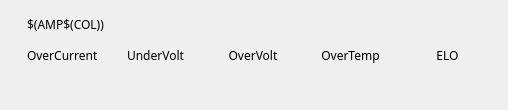
<?xml version="1.0" encoding="UTF-8"?>
<ui version="4.0">
 <class>EFrame</class>
 <widget class="QEFrame" name="EFrame">
  <property name="geometry">
   <rect>
    <x>0</x>
    <y>0</y>
    <width>508</width>
    <height>110</height>
   </rect>
  </property>
  <property name="windowTitle">
   <string>EFrame</string>
  </property>
  <layout class="QVBoxLayout" name="verticalLayout">
   <property name="spacing">
    <number>0</number>
   </property>
   <property name="leftMargin">
    <number>0</number>
   </property>
   <property name="topMargin">
    <number>0</number>
   </property>
   <property name="rightMargin">
    <number>0</number>
   </property>
   <property name="bottomMargin">
    <number>0</number>
   </property>
   <item>
    <widget class="QEFrame" name="qeframe">
     <layout class="QHBoxLayout" name="horizontalLayout_2">
      <item>
       <layout class="QHBoxLayout" name="horizontalLayout" stretch="3,80,1">
        <item>
         <spacer name="horizontalSpacer">
          <property name="orientation">
           <enum>Qt::Horizontal</enum>
          </property>
          <property name="sizeHint" stdset="0">
           <size>
            <width>40</width>
            <height>20</height>
           </size>
          </property>
         </spacer>
        </item>
        <item>
         <layout class="QGridLayout" name="gridLayout_2" rowstretch="1,1,1" columnstretch="1,1,1,1,1">
          <property name="horizontalSpacing">
           <number>6</number>
          </property>
          <property name="verticalSpacing">
           <number>1</number>
          </property>
          <item row="1" column="1">
           <widget class="QLabel" name="label_73">
            <property name="sizePolicy">
             <sizepolicy hsizetype="Preferred" vsizetype="Preferred">
              <horstretch>0</horstretch>
              <verstretch>0</verstretch>
             </sizepolicy>
            </property>
            <property name="sizeIncrement">
             <size>
              <width>1</width>
              <height>1</height>
             </size>
            </property>
            <property name="font">
             <font>
              <family>Abyssinica SIL</family>
              <pointsize>9</pointsize>
             </font>
            </property>
            <property name="text">
             <string>UnderVolt</string>
            </property>
            <property name="alignment">
             <set>Qt::AlignCenter</set>
            </property>
           </widget>
          </item>
          <item row="1" column="4">
           <widget class="QLabel" name="label_71">
            <property name="sizePolicy">
             <sizepolicy hsizetype="Preferred" vsizetype="Preferred">
              <horstretch>0</horstretch>
              <verstretch>0</verstretch>
             </sizepolicy>
            </property>
            <property name="sizeIncrement">
             <size>
              <width>1</width>
              <height>1</height>
             </size>
            </property>
            <property name="font">
             <font>
              <family>Abyssinica SIL</family>
              <pointsize>9</pointsize>
             </font>
            </property>
            <property name="text">
             <string>ELO</string>
            </property>
            <property name="alignment">
             <set>Qt::AlignCenter</set>
            </property>
           </widget>
          </item>
          <item row="0" column="0">
           <widget class="QESubstitutedLabel" name="qesubstitutedlabel_9">
            <property name="sizePolicy">
             <sizepolicy hsizetype="Preferred" vsizetype="Preferred">
              <horstretch>0</horstretch>
              <verstretch>0</verstretch>
             </sizepolicy>
            </property>
            <property name="minimumSize">
             <size>
              <width>0</width>
              <height>0</height>
             </size>
            </property>
            <property name="maximumSize">
             <size>
              <width>16777215</width>
              <height>16777215</height>
             </size>
            </property>
            <property name="font">
             <font>
              <family>Abyssinica SIL</family>
              <pointsize>9</pointsize>
             </font>
            </property>
            <property name="alignment">
             <set>Qt::AlignCenter</set>
            </property>
            <property name="text">
             <string>$(AMP$(COL))</string>
            </property>
            <property name="labelText" stdset="0">
             <string>$(AMP$(COL))</string>
            </property>
           </widget>
          </item>
          <item row="2" column="4">
           <layout class="QHBoxLayout" name="horizontalLayout_24">
            <property name="topMargin">
             <number>0</number>
            </property>
            <property name="bottomMargin">
             <number>0</number>
            </property>
            <item>
             <widget class="QEBitStatus" name="qebitstatus_46">
              <property name="sizePolicy">
               <sizepolicy hsizetype="Fixed" vsizetype="Preferred">
                <horstretch>0</horstretch>
                <verstretch>0</verstretch>
               </sizepolicy>
              </property>
              <property name="maximumSize">
               <size>
                <width>20</width>
                <height>16777215</height>
               </size>
              </property>
              <property name="toolTip">
               <string>ELO</string>
              </property>
              <property name="numberOfBits">
               <number>1</number>
              </property>
              <property name="shift">
               <number>0</number>
              </property>
              <property name="onColour">
               <color>
                <red>159</red>
                <green>0</green>
                <blue>0</blue>
               </color>
              </property>
              <property name="offColour">
               <color>
                <red>0</red>
                <green>136</green>
                <blue>0</blue>
               </color>
              </property>
              <property name="variable" stdset="0">
               <string>$(DMC)$(AMP$(COL))_ELO_STATUS</string>
              </property>
              <property name="variableAsToolTip">
               <bool>false</bool>
              </property>
              <property name="visible" stdset="0">
               <bool>true</bool>
              </property>
             </widget>
            </item>
           </layout>
          </item>
          <item row="2" column="2">
           <layout class="QHBoxLayout" name="horizontalLayout_27">
            <property name="topMargin">
             <number>0</number>
            </property>
            <property name="bottomMargin">
             <number>0</number>
            </property>
            <item>
             <widget class="QEBitStatus" name="qebitstatus_49">
              <property name="sizePolicy">
               <sizepolicy hsizetype="Fixed" vsizetype="Preferred">
                <horstretch>0</horstretch>
                <verstretch>0</verstretch>
               </sizepolicy>
              </property>
              <property name="maximumSize">
               <size>
                <width>20</width>
                <height>16777215</height>
               </size>
              </property>
              <property name="toolTip">
               <string>OverVolt</string>
              </property>
              <property name="numberOfBits">
               <number>1</number>
              </property>
              <property name="shift">
               <number>0</number>
              </property>
              <property name="onColour">
               <color>
                <red>159</red>
                <green>0</green>
                <blue>0</blue>
               </color>
              </property>
              <property name="offColour">
               <color>
                <red>0</red>
                <green>136</green>
                <blue>0</blue>
               </color>
              </property>
              <property name="variable" stdset="0">
               <string>$(DMC)$(AMP$(COL))_OVERVOLTAGE_STATUS</string>
              </property>
              <property name="variableAsToolTip">
               <bool>false</bool>
              </property>
              <property name="visible" stdset="0">
               <bool>true</bool>
              </property>
             </widget>
            </item>
           </layout>
          </item>
          <item row="1" column="0">
           <widget class="QLabel" name="label_79">
            <property name="sizePolicy">
             <sizepolicy hsizetype="Preferred" vsizetype="Preferred">
              <horstretch>0</horstretch>
              <verstretch>0</verstretch>
             </sizepolicy>
            </property>
            <property name="sizeIncrement">
             <size>
              <width>1</width>
              <height>1</height>
             </size>
            </property>
            <property name="font">
             <font>
              <family>Abyssinica SIL</family>
              <pointsize>9</pointsize>
             </font>
            </property>
            <property name="text">
             <string>OverCurrent</string>
            </property>
            <property name="alignment">
             <set>Qt::AlignLeading|Qt::AlignLeft|Qt::AlignVCenter</set>
            </property>
           </widget>
          </item>
          <item row="2" column="1">
           <layout class="QHBoxLayout" name="horizontalLayout_30">
            <property name="topMargin">
             <number>0</number>
            </property>
            <property name="bottomMargin">
             <number>0</number>
            </property>
            <item>
             <widget class="QEBitStatus" name="qebitstatus_52">
              <property name="sizePolicy">
               <sizepolicy hsizetype="Fixed" vsizetype="Preferred">
                <horstretch>0</horstretch>
                <verstretch>0</verstretch>
               </sizepolicy>
              </property>
              <property name="maximumSize">
               <size>
                <width>20</width>
                <height>16777215</height>
               </size>
              </property>
              <property name="toolTip">
               <string>UnderVolt</string>
              </property>
              <property name="numberOfBits">
               <number>1</number>
              </property>
              <property name="shift">
               <number>0</number>
              </property>
              <property name="onColour">
               <color>
                <red>159</red>
                <green>0</green>
                <blue>0</blue>
               </color>
              </property>
              <property name="offColour">
               <color>
                <red>0</red>
                <green>136</green>
                <blue>0</blue>
               </color>
              </property>
              <property name="variable" stdset="0">
               <string>$(DMC)$(AMP$(COL))_UNDERVOLTAGE_STATUS</string>
              </property>
              <property name="variableAsToolTip">
               <bool>false</bool>
              </property>
              <property name="visible" stdset="0">
               <bool>true</bool>
              </property>
             </widget>
            </item>
           </layout>
          </item>
          <item row="0" column="2">
           <spacer name="horizontalSpacer_13">
            <property name="orientation">
             <enum>Qt::Horizontal</enum>
            </property>
            <property name="sizeHint" stdset="0">
             <size>
              <width>40</width>
              <height>20</height>
             </size>
            </property>
           </spacer>
          </item>
          <item row="0" column="3">
           <spacer name="horizontalSpacer_16">
            <property name="orientation">
             <enum>Qt::Horizontal</enum>
            </property>
            <property name="sizeHint" stdset="0">
             <size>
              <width>40</width>
              <height>20</height>
             </size>
            </property>
           </spacer>
          </item>
          <item row="0" column="1">
           <spacer name="horizontalSpacer_17">
            <property name="orientation">
             <enum>Qt::Horizontal</enum>
            </property>
            <property name="sizeHint" stdset="0">
             <size>
              <width>40</width>
              <height>20</height>
             </size>
            </property>
           </spacer>
          </item>
          <item row="1" column="2">
           <widget class="QLabel" name="label_72">
            <property name="sizePolicy">
             <sizepolicy hsizetype="Preferred" vsizetype="Preferred">
              <horstretch>0</horstretch>
              <verstretch>0</verstretch>
             </sizepolicy>
            </property>
            <property name="sizeIncrement">
             <size>
              <width>1</width>
              <height>1</height>
             </size>
            </property>
            <property name="font">
             <font>
              <family>Abyssinica SIL</family>
              <pointsize>9</pointsize>
             </font>
            </property>
            <property name="text">
             <string>OverVolt</string>
            </property>
            <property name="alignment">
             <set>Qt::AlignCenter</set>
            </property>
           </widget>
          </item>
          <item row="2" column="3">
           <layout class="QHBoxLayout" name="horizontalLayout_29">
            <property name="topMargin">
             <number>0</number>
            </property>
            <property name="bottomMargin">
             <number>0</number>
            </property>
            <item>
             <widget class="QEBitStatus" name="qebitstatus_51">
              <property name="sizePolicy">
               <sizepolicy hsizetype="Fixed" vsizetype="Preferred">
                <horstretch>0</horstretch>
                <verstretch>0</verstretch>
               </sizepolicy>
              </property>
              <property name="maximumSize">
               <size>
                <width>20</width>
                <height>16777215</height>
               </size>
              </property>
              <property name="toolTip">
               <string>OverTemp</string>
              </property>
              <property name="numberOfBits">
               <number>1</number>
              </property>
              <property name="shift">
               <number>0</number>
              </property>
              <property name="onColour">
               <color>
                <red>159</red>
                <green>0</green>
                <blue>0</blue>
               </color>
              </property>
              <property name="offColour">
               <color>
                <red>0</red>
                <green>136</green>
                <blue>0</blue>
               </color>
              </property>
              <property name="variable" stdset="0">
               <string>$(DMC)$(AMP$(COL))_OVERTEMPERATURE_STATUS</string>
              </property>
              <property name="variableAsToolTip">
               <bool>false</bool>
              </property>
              <property name="visible" stdset="0">
               <bool>true</bool>
              </property>
             </widget>
            </item>
           </layout>
          </item>
          <item row="2" column="0">
           <layout class="QHBoxLayout" name="horizontalLayout_26">
            <property name="topMargin">
             <number>0</number>
            </property>
            <property name="bottomMargin">
             <number>0</number>
            </property>
            <item>
             <widget class="QEBitStatus" name="qebitstatus_48">
              <property name="sizePolicy">
               <sizepolicy hsizetype="Fixed" vsizetype="Preferred">
                <horstretch>0</horstretch>
                <verstretch>0</verstretch>
               </sizepolicy>
              </property>
              <property name="maximumSize">
               <size>
                <width>20</width>
                <height>16777215</height>
               </size>
              </property>
              <property name="toolTip">
               <string>Overcurrent</string>
              </property>
              <property name="numberOfBits">
               <number>1</number>
              </property>
              <property name="shift">
               <number>0</number>
              </property>
              <property name="onColour">
               <color>
                <red>159</red>
                <green>0</green>
                <blue>0</blue>
               </color>
              </property>
              <property name="offColour">
               <color>
                <red>0</red>
                <green>136</green>
                <blue>0</blue>
               </color>
              </property>
              <property name="variable" stdset="0">
               <string>$(DMC)$(AMP$(COL))_OVERCURRENT_STATUS</string>
              </property>
              <property name="variableAsToolTip">
               <bool>false</bool>
              </property>
              <property name="visible" stdset="0">
               <bool>true</bool>
              </property>
             </widget>
            </item>
           </layout>
          </item>
          <item row="0" column="4">
           <spacer name="horizontalSpacer_18">
            <property name="orientation">
             <enum>Qt::Horizontal</enum>
            </property>
            <property name="sizeHint" stdset="0">
             <size>
              <width>40</width>
              <height>20</height>
             </size>
            </property>
           </spacer>
          </item>
          <item row="1" column="3">
           <widget class="QLabel" name="label_77">
            <property name="sizePolicy">
             <sizepolicy hsizetype="Preferred" vsizetype="Preferred">
              <horstretch>0</horstretch>
              <verstretch>0</verstretch>
             </sizepolicy>
            </property>
            <property name="sizeIncrement">
             <size>
              <width>1</width>
              <height>1</height>
             </size>
            </property>
            <property name="font">
             <font>
              <family>Abyssinica SIL</family>
              <pointsize>9</pointsize>
             </font>
            </property>
            <property name="text">
             <string>OverTemp</string>
            </property>
            <property name="alignment">
             <set>Qt::AlignCenter</set>
            </property>
           </widget>
          </item>
         </layout>
        </item>
        <item>
         <spacer name="horizontalSpacer_2">
          <property name="orientation">
           <enum>Qt::Horizontal</enum>
          </property>
          <property name="sizeHint" stdset="0">
           <size>
            <width>40</width>
            <height>20</height>
           </size>
          </property>
         </spacer>
        </item>
       </layout>
      </item>
     </layout>
    </widget>
   </item>
  </layout>
 </widget>
 <customwidgets>
  <customwidget>
   <class>QEBitStatus</class>
   <extends>QBitStatus</extends>
   <header>QEBitStatus.h</header>
  </customwidget>
  <customwidget>
   <class>QESubstitutedLabel</class>
   <extends>QLabel</extends>
   <header>QESubstitutedLabel.h</header>
  </customwidget>
  <customwidget>
   <class>QBitStatus</class>
   <extends>QWidget</extends>
   <header>QBitStatus.h</header>
  </customwidget>
  <customwidget>
   <class>QEFrame</class>
   <extends>QFrame</extends>
   <header>QEFrame.h</header>
   <container>1</container>
  </customwidget>
 </customwidgets>
 <resources/>
 <connections/>
</ui>
